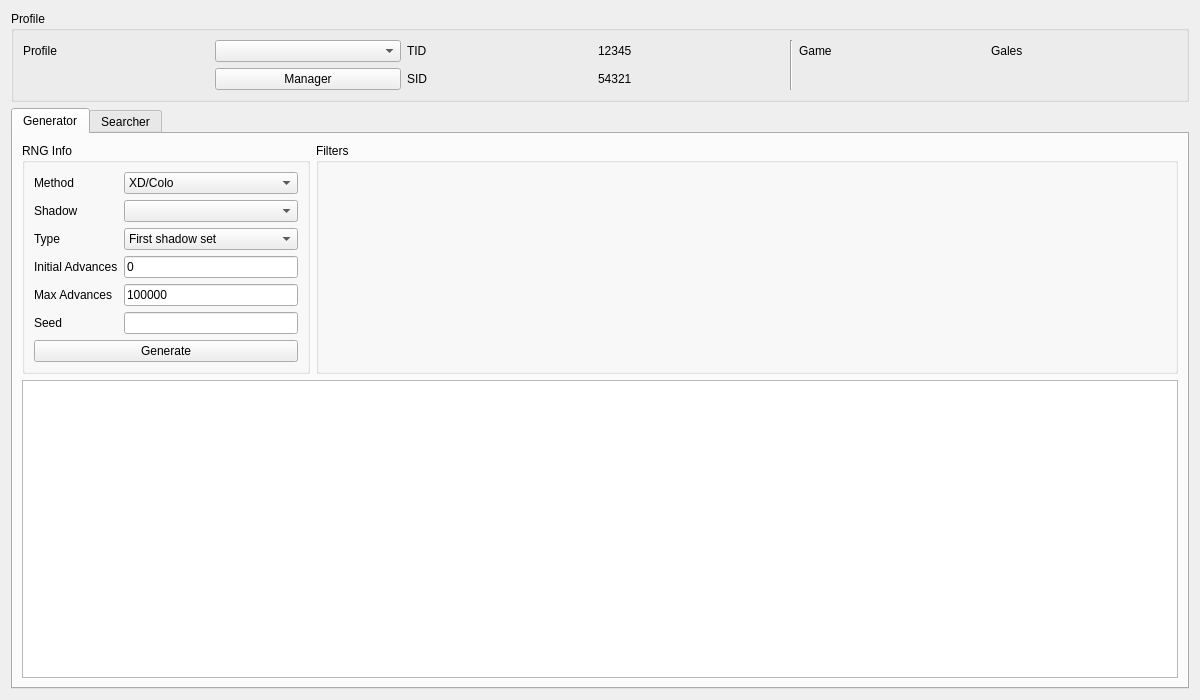
<?xml version="1.0" encoding="UTF-8"?>
<ui version="4.0">
 <class>GameCube</class>
 <widget class="QWidget" name="GameCube">
  <property name="geometry">
   <rect>
    <x>0</x>
    <y>0</y>
    <width>1200</width>
    <height>700</height>
   </rect>
  </property>
  <property name="windowTitle">
   <string>GameCube RNG</string>
  </property>
  <layout class="QGridLayout" name="gridLayout_7">
   <item row="0" column="0">
    <widget class="QGroupBox" name="groupBoxProfile">
     <property name="title">
      <string>Profile</string>
     </property>
     <layout class="QGridLayout" name="gridLayout_4">
      <item row="0" column="0">
       <widget class="QLabel" name="labelProfile">
        <property name="text">
         <string>Profile</string>
        </property>
       </widget>
      </item>
      <item row="0" column="1">
       <widget class="QComboBox" name="comboBoxProfiles"/>
      </item>
      <item row="0" column="2">
       <widget class="QLabel" name="labelProfileTID">
        <property name="text">
         <string>TID</string>
        </property>
       </widget>
      </item>
      <item row="0" column="3">
       <widget class="QLabel" name="labelProfileTIDValue">
        <property name="text">
         <string notr="true">12345</string>
        </property>
       </widget>
      </item>
      <item row="0" column="4" rowspan="2">
       <widget class="Line" name="line">
        <property name="orientation">
         <enum>Qt::Vertical</enum>
        </property>
       </widget>
      </item>
      <item row="0" column="5">
       <widget class="QLabel" name="labelProfileGame">
        <property name="text">
         <string>Game</string>
        </property>
       </widget>
      </item>
      <item row="0" column="6">
       <widget class="QLabel" name="labelProfileGameValue">
        <property name="text">
         <string>Gales</string>
        </property>
       </widget>
      </item>
      <item row="1" column="1">
       <widget class="QPushButton" name="pushButtonProfileManager">
        <property name="text">
         <string>Manager</string>
        </property>
       </widget>
      </item>
      <item row="1" column="2">
       <widget class="QLabel" name="labelProfileSID">
        <property name="text">
         <string>SID</string>
        </property>
       </widget>
      </item>
      <item row="1" column="3">
       <widget class="QLabel" name="labelProfileSIDValue">
        <property name="text">
         <string notr="true">54321</string>
        </property>
       </widget>
      </item>
     </layout>
    </widget>
   </item>
   <item row="1" column="0">
    <widget class="QTabWidget" name="tabRNGSelector">
     <widget class="QWidget" name="tabStationary">
      <attribute name="title">
       <string>Generator</string>
      </attribute>
      <layout class="QGridLayout" name="gridLayout_5">
       <item row="0" column="0">
        <widget class="QGroupBox" name="groupBoxGeneratorRNGInfo">
         <property name="sizePolicy">
          <sizepolicy hsizetype="Preferred" vsizetype="Preferred">
           <horstretch>1</horstretch>
           <verstretch>0</verstretch>
          </sizepolicy>
         </property>
         <property name="title">
          <string>RNG Info</string>
         </property>
         <layout class="QGridLayout" name="gridLayout_6">
          <item row="0" column="0">
           <widget class="QLabel" name="labelGeneratorMethod">
            <property name="sizePolicy">
             <sizepolicy hsizetype="Fixed" vsizetype="Preferred">
              <horstretch>0</horstretch>
              <verstretch>0</verstretch>
             </sizepolicy>
            </property>
            <property name="text">
             <string>Method</string>
            </property>
           </widget>
          </item>
          <item row="0" column="1">
           <widget class="ComboBox" name="comboBoxGeneratorMethod">
            <item>
             <property name="text">
              <string>XD/Colo</string>
             </property>
            </item>
            <item>
             <property name="text">
              <string>XD</string>
             </property>
            </item>
            <item>
             <property name="text">
              <string>Colo</string>
             </property>
            </item>
            <item>
             <property name="text">
              <string>Channel</string>
             </property>
            </item>
           </widget>
          </item>
          <item row="5" column="1">
           <widget class="TextBox" name="textBoxGeneratorSeed">
            <property name="inputMask">
             <string/>
            </property>
            <property name="text">
             <string/>
            </property>
            <property name="maxLength">
             <number>8</number>
            </property>
            <property name="cursorPosition">
             <number>0</number>
            </property>
            <property name="alignment">
             <set>Qt::AlignCenter</set>
            </property>
            <property name="clearButtonEnabled">
             <bool>false</bool>
            </property>
           </widget>
          </item>
          <item row="4" column="1">
           <widget class="TextBox" name="textBoxGeneratorMaxAdvances">
            <property name="inputMask">
             <string/>
            </property>
            <property name="text">
             <string notr="true">100000</string>
            </property>
            <property name="maxLength">
             <number>10</number>
            </property>
           </widget>
          </item>
          <item row="3" column="1">
           <widget class="TextBox" name="textBoxGeneratorStartingAdvance">
            <property name="inputMask">
             <string/>
            </property>
            <property name="text">
             <string notr="true">0</string>
            </property>
            <property name="maxLength">
             <number>10</number>
            </property>
           </widget>
          </item>
          <item row="2" column="0">
           <widget class="QLabel" name="labelGeneratorType">
            <property name="sizePolicy">
             <sizepolicy hsizetype="Fixed" vsizetype="Preferred">
              <horstretch>0</horstretch>
              <verstretch>0</verstretch>
             </sizepolicy>
            </property>
            <property name="text">
             <string>Type</string>
            </property>
           </widget>
          </item>
          <item row="3" column="0">
           <widget class="QLabel" name="labelGeneratorStartingAdvance">
            <property name="sizePolicy">
             <sizepolicy hsizetype="Fixed" vsizetype="Preferred">
              <horstretch>0</horstretch>
              <verstretch>0</verstretch>
             </sizepolicy>
            </property>
            <property name="text">
             <string>Initial Advances</string>
            </property>
           </widget>
          </item>
          <item row="4" column="0">
           <widget class="QLabel" name="labelGeneratorMaxAdvances">
            <property name="sizePolicy">
             <sizepolicy hsizetype="Fixed" vsizetype="Preferred">
              <horstretch>0</horstretch>
              <verstretch>0</verstretch>
             </sizepolicy>
            </property>
            <property name="text">
             <string>Max Advances</string>
            </property>
           </widget>
          </item>
          <item row="6" column="0" colspan="2">
           <widget class="QPushButton" name="pushButtonGenerate">
            <property name="enabled">
             <bool>true</bool>
            </property>
            <property name="text">
             <string>Generate</string>
            </property>
            <property name="checkable">
             <bool>false</bool>
            </property>
            <property name="autoDefault">
             <bool>false</bool>
            </property>
           </widget>
          </item>
          <item row="1" column="0">
           <widget class="QLabel" name="labelGeneratorShadow">
            <property name="sizePolicy">
             <sizepolicy hsizetype="Fixed" vsizetype="Preferred">
              <horstretch>0</horstretch>
              <verstretch>0</verstretch>
             </sizepolicy>
            </property>
            <property name="text">
             <string>Shadow</string>
            </property>
           </widget>
          </item>
          <item row="1" column="1">
           <widget class="QComboBox" name="comboBoxGeneratorShadow"/>
          </item>
          <item row="2" column="1">
           <widget class="QComboBox" name="comboBoxGeneratorType">
            <item>
             <property name="text">
              <string>First shadow set</string>
             </property>
            </item>
            <item>
             <property name="text">
              <string>First shadow unset</string>
             </property>
            </item>
            <item>
             <property name="text">
              <string>Shiny Skip</string>
             </property>
            </item>
           </widget>
          </item>
          <item row="5" column="0">
           <widget class="QLabel" name="labelGeneratorSeed">
            <property name="sizePolicy">
             <sizepolicy hsizetype="Fixed" vsizetype="Preferred">
              <horstretch>0</horstretch>
              <verstretch>0</verstretch>
             </sizepolicy>
            </property>
            <property name="text">
             <string>Seed</string>
            </property>
           </widget>
          </item>
         </layout>
        </widget>
       </item>
       <item row="0" column="1">
        <widget class="QGroupBox" name="groupBoxGeneratorFilters">
         <property name="sizePolicy">
          <sizepolicy hsizetype="Preferred" vsizetype="Preferred">
           <horstretch>3</horstretch>
           <verstretch>0</verstretch>
          </sizepolicy>
         </property>
         <property name="title">
          <string>Filters</string>
         </property>
         <layout class="QGridLayout" name="gridLayout">
          <item row="0" column="0" rowspan="2">
           <widget class="Filter" name="filterGenerator" native="true"/>
          </item>
         </layout>
        </widget>
       </item>
       <item row="1" column="0" colspan="2">
        <widget class="TableView" name="tableViewGenerator">
         <property name="contextMenuPolicy">
          <enum>Qt::CustomContextMenu</enum>
         </property>
         <property name="editTriggers">
          <set>QAbstractItemView::NoEditTriggers</set>
         </property>
         <property name="sortingEnabled">
          <bool>false</bool>
         </property>
         <attribute name="horizontalHeaderDefaultSectionSize">
          <number>100</number>
         </attribute>
         <attribute name="verticalHeaderVisible">
          <bool>false</bool>
         </attribute>
         <attribute name="verticalHeaderMinimumSectionSize">
          <number>20</number>
         </attribute>
         <attribute name="verticalHeaderDefaultSectionSize">
          <number>21</number>
         </attribute>
        </widget>
       </item>
      </layout>
     </widget>
     <widget class="QWidget" name="tabSpreadSearcher">
      <attribute name="title">
       <string>Searcher</string>
      </attribute>
      <layout class="QGridLayout" name="gridLayout_9">
       <item row="0" column="1">
        <widget class="QGroupBox" name="groupBoxSearcherFilters">
         <property name="sizePolicy">
          <sizepolicy hsizetype="Preferred" vsizetype="Preferred">
           <horstretch>3</horstretch>
           <verstretch>0</verstretch>
          </sizepolicy>
         </property>
         <property name="title">
          <string>Filters</string>
         </property>
         <layout class="QGridLayout" name="gridLayout_3">
          <item row="0" column="0" rowspan="2">
           <widget class="Filter" name="filterSearcher" native="true"/>
          </item>
         </layout>
        </widget>
       </item>
       <item row="2" column="0" colspan="2">
        <widget class="TableView" name="tableViewSearcher">
         <property name="contextMenuPolicy">
          <enum>Qt::CustomContextMenu</enum>
         </property>
         <property name="editTriggers">
          <set>QAbstractItemView::NoEditTriggers</set>
         </property>
         <property name="sortingEnabled">
          <bool>true</bool>
         </property>
         <attribute name="horizontalHeaderDefaultSectionSize">
          <number>100</number>
         </attribute>
         <attribute name="verticalHeaderVisible">
          <bool>false</bool>
         </attribute>
         <attribute name="verticalHeaderMinimumSectionSize">
          <number>20</number>
         </attribute>
         <attribute name="verticalHeaderDefaultSectionSize">
          <number>21</number>
         </attribute>
        </widget>
       </item>
       <item row="0" column="0">
        <widget class="QGroupBox" name="groupBoxSearcherRNGInfo">
         <property name="sizePolicy">
          <sizepolicy hsizetype="Preferred" vsizetype="Preferred">
           <horstretch>1</horstretch>
           <verstretch>0</verstretch>
          </sizepolicy>
         </property>
         <property name="title">
          <string>RNG Info</string>
         </property>
         <layout class="QGridLayout" name="gridLayout_2">
          <item row="1" column="1">
           <widget class="QComboBox" name="comboBoxSearcherShadow"/>
          </item>
          <item row="0" column="1">
           <widget class="ComboBox" name="comboBoxSearcherMethod">
            <item>
             <property name="text">
              <string>XD/Colo</string>
             </property>
            </item>
            <item>
             <property name="text">
              <string>XD</string>
             </property>
            </item>
            <item>
             <property name="text">
              <string>Colo</string>
             </property>
            </item>
            <item>
             <property name="text">
              <string>Channel</string>
             </property>
            </item>
           </widget>
          </item>
          <item row="2" column="0" colspan="2">
           <layout class="QHBoxLayout" name="horizontalLayout">
            <item>
             <widget class="QPushButton" name="pushButtonSearch">
              <property name="enabled">
               <bool>true</bool>
              </property>
              <property name="text">
               <string>Search</string>
              </property>
              <property name="checkable">
               <bool>false</bool>
              </property>
              <property name="autoDefault">
               <bool>false</bool>
              </property>
             </widget>
            </item>
            <item>
             <widget class="QPushButton" name="pushButtonCancel">
              <property name="enabled">
               <bool>false</bool>
              </property>
              <property name="text">
               <string>Cancel</string>
              </property>
             </widget>
            </item>
           </layout>
          </item>
          <item row="0" column="0">
           <widget class="QLabel" name="labelSearcherMethod">
            <property name="sizePolicy">
             <sizepolicy hsizetype="Fixed" vsizetype="Preferred">
              <horstretch>0</horstretch>
              <verstretch>0</verstretch>
             </sizepolicy>
            </property>
            <property name="text">
             <string>Method</string>
            </property>
           </widget>
          </item>
          <item row="1" column="0">
           <widget class="QLabel" name="labelSearcherShadow">
            <property name="sizePolicy">
             <sizepolicy hsizetype="Fixed" vsizetype="Preferred">
              <horstretch>0</horstretch>
              <verstretch>0</verstretch>
             </sizepolicy>
            </property>
            <property name="text">
             <string>Shadow</string>
            </property>
           </widget>
          </item>
         </layout>
        </widget>
       </item>
       <item row="1" column="0" colspan="2">
        <widget class="QProgressBar" name="progressBar">
         <property name="value">
          <number>0</number>
         </property>
        </widget>
       </item>
      </layout>
     </widget>
    </widget>
   </item>
  </layout>
 </widget>
 <customwidgets>
  <customwidget>
   <class>TextBox</class>
   <extends>QLineEdit</extends>
   <header>Forms/Controls/TextBox.hpp</header>
  </customwidget>
  <customwidget>
   <class>ComboBox</class>
   <extends>QComboBox</extends>
   <header>Forms/Controls/ComboBox.hpp</header>
  </customwidget>
  <customwidget>
   <class>TableView</class>
   <extends>QTableView</extends>
   <header>Forms/Controls/TableView.hpp</header>
  </customwidget>
  <customwidget>
   <class>Filter</class>
   <extends>QWidget</extends>
   <header>Forms/Controls/Filter.hpp</header>
   <container>1</container>
  </customwidget>
 </customwidgets>
 <tabstops>
  <tabstop>comboBoxProfiles</tabstop>
  <tabstop>pushButtonProfileManager</tabstop>
  <tabstop>tabRNGSelector</tabstop>
  <tabstop>comboBoxGeneratorMethod</tabstop>
  <tabstop>comboBoxGeneratorShadow</tabstop>
  <tabstop>comboBoxGeneratorType</tabstop>
  <tabstop>textBoxGeneratorStartingAdvance</tabstop>
  <tabstop>textBoxGeneratorMaxAdvances</tabstop>
  <tabstop>textBoxGeneratorSeed</tabstop>
  <tabstop>pushButtonGenerate</tabstop>
  <tabstop>tableViewGenerator</tabstop>
  <tabstop>comboBoxSearcherMethod</tabstop>
  <tabstop>comboBoxSearcherShadow</tabstop>
  <tabstop>pushButtonSearch</tabstop>
  <tabstop>pushButtonCancel</tabstop>
  <tabstop>tableViewSearcher</tabstop>
 </tabstops>
 <resources/>
 <connections/>
</ui>
